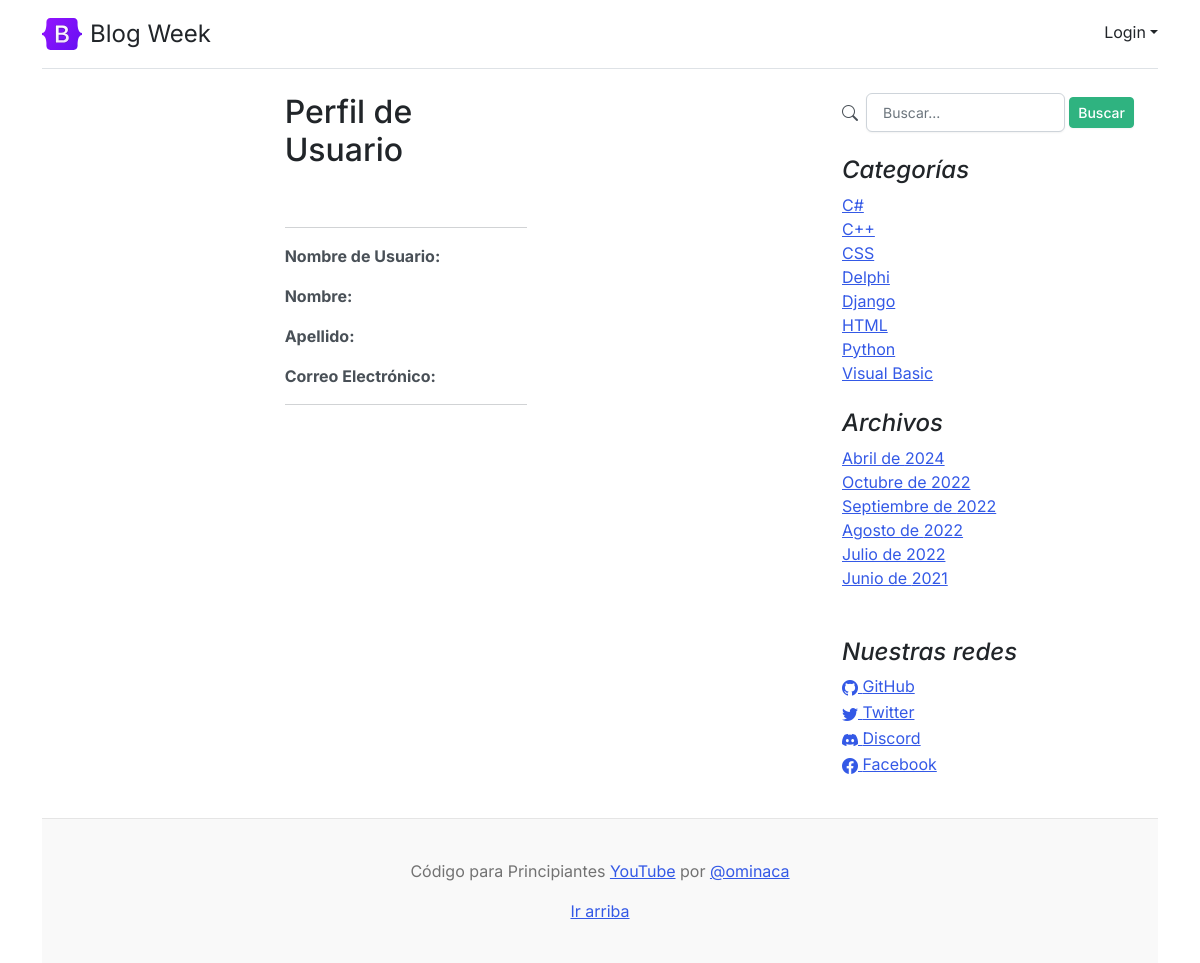
/accounts/profile/, run on the app's committed database.
### core/models.py (models this page shows, shortened)
class Category (models.Model):
	name = models.CharField(max_length=200, unique=True, verbose_name='Nombre')
	active = models.BooleanField(default=True, verbose_name='Activo')
	created = models.DateTimeField(auto_now_add=True, verbose_name='Fecha de creación')
	updated = models.DateTimeField(auto_now=True, verbose_name='Fecha de modificación')
	class Meta:
		verbose_name = 'Categoría'
		verbose_name_plural = 'Categorías'
		ordering = ['name']

class Link(models.Model):
	key = models.CharField(max_length=100, verbose_name='Key Link')
	name = models.CharField(max_length=120, verbose_name='Red Social')
	url = models.URLField(max_length=350, blank=True, null=True, verbose_name='Enlace')
	icon = models.CharField(max_length=100, blank=True, null=True, verbose_name='Icono')
	created = models.DateTimeField(auto_now_add=True, verbose_name='Fecha de creación')
	updated = models.DateTimeField(auto_now=True, verbose_name='Fecha de modificación')
	class Meta:
		verbose_name = 'Red Social'
		verbose_name_plural = 'Redes Sociales'
		ordering = ['name']

### core/views.py (the view)
# urls.py: path('accounts/profile/', profile, name='profile' ),
def profile(request):
    return render(request, 'account/profile.html')

### core/processors.py (called while the page is built)
def ctx_dic_about(request):
	ctx_about = {}
	ctx_about['ABOUT'] = About.objects.latest('created')
	return ctx_about

def ctx_dic_category(request):
	ctx_category = {}
	ctx_category['categories'] = Category.objects.filter(active=True)
	return ctx_category

def ctx_dic_history(request):
	ctx_history = {}
	ctx_history['dates'] = Post.objects.dates('created', 'month', order='DESC').distinct()
	return ctx_history

def ctx_dic_link(request):
	ctx_link = {}
	links = Link.objects.all()
	for link in links:
		ctx_link[link.key] = {'url':link.url, 'icon':link.icon}
	return ctx_link

### templates/account/profile.html
{% extends "core/base.html" %}
{% block content %}
    <div class="col-md-4 mx-auto">
        <h2>Perfil de Usuario</h2>
        <h3 class="text-secondary">Bienvenido !!! {{ user.username }}</h3>
        <hr>
        <p><strong>Nombre de Usuario: </strong>{{ user.username }}</p>
        <p><strong>Nombre: </strong>{{ user.first_name }}</p>
        <p><strong>Apellido: </strong>{{ user.last_name }}</p>
        <p><strong>Correo Electrónico: </strong>{{ user.email }}</p>
        <hr>
    </div>
{% endblock %}

### templates/core/base.html (shortened to what this page needs)
<!doctype html>
<html lang="es">
<head>
    <link rel="stylesheet" href="https://cdn.jsdelivr.net/npm/bootstrap-icons@1.9.1/font/bootstrap-icons.css">
    {% load static %}
    <link href={% static 'core/css/bootstrap.min.css' %} rel="stylesheet">
    <link href={% static 'core/css/blog.css' %} rel="stylesheet">
</head>
<body>
  <div class="container">
    <header class="d-flex flex-wrap justify-content-center py-3 mb-4 border-bottom">
      <a href="/admin/" class="d-flex align-items-center mb-3 mb-md-0 me-md-auto text-dark text-decoration-none">
        <img class="bi me-2" width="40" height="32" src={% static 'core/img/bootstrap-logo.svg' %}>
        <span class="fs-4">Blog Week</span>
      </a>
      <div class="dropdown text-end ms-5 mt-1">
        <a href="#" class="d-block link-dark text-decoration-none dropdown-toggle" id="dropdownUser1" data-bs-toggle="dropdown" aria-expanded="false">
            {% if user.is_authenticated  %}Bienvenid@ {{user.username}}{% else %}Login{% endif %}</a>
      </div>
    </header>
    <main class="mt-2">
      <section class="row g-5">
        <div class="col-md-8">
            {% block content %} {% endblock %}
        </div>
        <aside class="col-md-4">
          <div class="position-sticky" style="top: 2rem;">
            <div class="pt-0 px-4">
              <div class="mb-4">
                <div class="row">
                  <div class="col-md-12 search">
                    <form action="{% url 'search' %}" method="GET">
                        <div id="">
                          <div class="col-md-12 card-body d-flex align-items-center gap-1">
                            <i class="bi bi-search me-1"></i>
                            <input type="text" class="form-control" placeholder="Buscar..." name="search" value = "{{ request.GET.search }}">
                            <button type="submit" class="btn btn-sm btn-success">Buscar</button>
                          </div>
                        </div>
                    </form>
                  </div>
                </div>
              </div>
              <h4 class="fst-italic">Categorías</h4>
              <ol class="list-unstyled mb-0">
                {% for item in categories %}
                  <li><a href={% url 'category' %}?cat={{item.id}}>{{ item.name }}</a></li>
                {% endfor %}
              </ol>
            </div>
            <div class="p-4">
              <h4 class="fst-italic">Archivos</h4>
              <ol class="list-unstyled mb-0">
                {% for item in dates %}
                  <li>
                    {% if item.month == 4 %}<a href={% url 'dates' item.month item.year %}>Abril de {{ item.year }}</a>{% endif %}
                    {% if item.month == 6 %}<a href={% url 'dates' item.month item.year %}>Junio de {{ item.year }}</a>{% endif %}
                    {% if item.month == 7 %}<a href={% url 'dates' item.month item.year %}>Julio de {{ item.year }}</a>{% endif %}
                    {% if item.month == 8 %}<a href={% url 'dates' item.month item.year %}>Agosto de {{ item.year }}</a>{% endif %}
                    {% if item.month == 9 %}<a href={% url 'dates' item.month item.year %}>Septiembre de {{ item.year }}</a>{% endif %}
                    {% if item.month == 10 %}<a href={% url 'dates' item.month item.year %}>Octubre de {{ item.year }}</a>{% endif %}
                  </li>
                {% endfor %}
              </ol>
            </div>
            <div class="p-4">
              <h4 class="fst-italic">Nuestras redes</h4>
              <ol class="list-unstyled">
                {% if LINK_GITHUB.url %}
                  <li><a href={{ LINK_GITHUB.url }}><i class="{{ LINK_GITHUB.icon }}"></i> GitHub</a></li>
                {% endif %}
                {% if LINK_TWITTER.url %}
                  <li><a href={{ LINK_TWITTER.url }}><i class="{{ LINK_TWITTER.icon }}"></i> Twitter</a></li>
                {% endif %}
                {% if LINK_DISCORD.url %}
                  <li><a href={{ LINK_DISCORD.url }}><i class="{{ LINK_DISCORD.icon }}"></i> Discord</a></li>
                {% endif %}
                {% if LINK_FACEBOOK.url %}
                  <li><a href={{ LINK_FACEBOOK.url }}><i class="{{ LINK_FACEBOOK.icon }}"></i> Facebook</a></li>
                {% endif %}
              </ol>
            </div>
          </div>
        </aside>
      </section>
    </main>
    <footer class="blog-footer">
      <p>Código para Principiantes <a href="https://www.youtube.com/channel/UCojloc55DB6zD6zB7-kTWWQ">YouTube</a> por <a href="https://twitter.com/ominaca">@ominaca</a></p>
      <p>
        <a href="#">Ir arriba</a>
      </p>
    </footer>
  </div>
</body>
</html>

### core/static/core/css/blog.css (style rules this page uses)
.blog-footer { padding: 2.5rem 0; color: #727272; text-align: center; background-color: #f9f9f9; border-top: .05rem solid #e5e5e5; }
.blog-footer p:last-child { margin-bottom: 0; }
.bi { vertical-align: -.125em; fill: currentColor; }

### data on the page
Category: name "C#"
Category: name "C++"
Category: name "CSS"
Category: name "Delphi"
Category: name "Django"
Category: name "HTML"
Category: name "Python"
Category: name "Visual Basic"

### other printed values
{{ item.year }} "2024"
{{ item.year }} "2022"
{{ item.year }} "2021"
